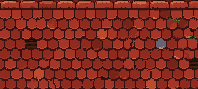
#> input picture godot_pilot/art/work/roof_restored.png, 198 x 89 px
$ python fix_roof.py
#> lines starting #> are read from the running program, lines starting #| are printed output that depends on the picture
### godot_pilot/art/fixlib.py
"""手修共用的小工具：直接改指定座標的像素，並統計每一輪實際改了幾個像素。"""
import os, sys
import numpy as np
from PIL import Image
A = os.path.dirname(os.path.abspath(__file__)); sys.path.insert(0, A)
from palette import PAL

def col(c):
    if isinstance(c, str):
        if c.startswith('#'): return tuple(int(c[i:i + 2], 16) for i in (1, 3, 5))
        return PAL[c]
    return tuple(c)

class Canvas:
    def __init__(self, path):
#> called with path = 'godot_pilot/art/work/roof_restored.png'
        self.a = np.array(Image.open(path).convert('RGBA')); self.base = self.a.copy(); self.mark = self.a.copy(); self.log = []
    def px(self, x, y, c, alpha=255):
        if 0 <= y < self.a.shape[0] and 0 <= x < self.a.shape[1]:
            self.a[y, x] = col(c) + (alpha,) if c is not None else (0, 0, 0, 0)
    def pts(self, pts, c):
        for x, y in pts: self.px(x, y, c)
    def rect(self, x0, y0, x1, y1, c):      # 含端點
        for y in range(y0, y1 + 1):
            for x in range(x0, x1 + 1): self.px(x, y, c)
    def hline(self, x0, x1, y, c): self.rect(x0, y, x1, y, c)
    def vline(self, x, y0, y1, c): self.rect(x, y0, x, y1, c)
    # [5 lines left out: function rows, not called in this run]
    def get(self, x, y): return tuple(self.a[y, x][:3])
    # [12 lines left out: functions swap, move, not called in this run]
    def clone(self):
        o = Canvas.__new__(Canvas); o.a = self.a.copy(); o.base = self.base; o.mark = self.a.copy(); o.log = []; return o
    def end_round(self, name):
        n = int((self.a != self.mark).any(-1).sum()); self.log.append((name, n)); self.mark = self.a.copy(); print(f'  {name}: {n} px'); return n
    def total(self): return int((self.a != self.base).any(-1).sum())
    def save(self, path, rgb=False):
        Image.fromarray(self.a[..., :3] if rgb else self.a).save(path)

def sheet(before, after, boxes, path, k=8, gap=8):
    """左：還原後未修｜右：手修後，k 倍放大並排；boxes = [(x0,y0,x1,y1), ...] 每個區域一列"""
    b = Image.open(before).convert('RGBA'); a = Image.open(after).convert('RGBA')
    bg = Image.new('RGBA', b.size, (60, 60, 70, 255))
    rows = []
    for box in boxes:
        l = Image.alpha_composite(bg.crop(box), b.crop(box)).convert('RGB'); r = Image.alpha_composite(bg.crop(box), a.crop(box).convert('RGBA')).convert('RGB')
        w, h = l.size
        row = Image.new('RGB', (w * k * 2 + gap, h * k), (255, 0, 255))
        row.paste(l.resize((w * k, h * k), Image.NEAREST), (0, 0)); row.paste(r.resize((w * k, h * k), Image.NEAREST), (w * k + gap, 0)); rows.append(row)
    W = max(r.width for r in rows); Ht = sum(r.height for r in rows) + gap * (len(rows) - 1)
    out = Image.new('RGB', (W, Ht), (255, 0, 255)); y = 0
    for r in rows: out.paste(r, (0, y)); y += r.height + gap
    out.save(path)

# [13 lines left out: function zoom, not called in this run]

### godot_pilot/art/palette.py
#!/usr/bin/env python3
"""共用調色盤（64 色）。 python3 art/palette.py → art/palette.png、art/palette.txt
取色來源：現有場景貼圖 ×材質 tint 後的主色（plaza、brick、plaster2、stonewall、w_roof_red2、hero）與概念圖 target.png 的色相，
再手動整理成色階。貼圖畫的是「中性漫射色」：夕陽的橘金與陰影的藍紫由即時光照產生，所以這裡沒有夕陽色的石頭。
暖色階（受光後偏金橘）：R 陶土磚紅、P 灰泥、W 暖石、D 木、L 落葉、H 髮、K 膚；冷色階（陰影裡偏藍紫）：S 冷石、B 斗篷藍、T 圍巾青綠、G 青苔。"""
import os
from PIL import Image, ImageDraw
RAMPS = [
 ('S', '冷石（廣場石板、石縫）', ['25233a', '343545', '55526a', '686272', '797181', '867c84', '9a8d92', 'b3a5a3']),
 ('W', '暖石（牆腳石基、邊石）', ['3c3127', '5c493c', '735b4d', '8c7566', 'a89384']),
 ('R', '陶瓦／紅磚', ['3a1214', '5a1c1a', '772418', '8e2b1e', 'a53627', 'bc4a2e', 'cf6a44', 'c98a78']),
 ('M', '勾縫／灰白', ['aa8f86', 'cba599', 'e2cdb8']),
 ('P', '灰泥', ['8f6f52', 'ab8762', 'bc9875', 'cfad88', 'dcc09c', 'ead6b6']),
 ('D', '木構架／深色外框', ['1c0c08', '2e140c', '45200f', '5f3018', '7d4526', '9a6238']),
 ('G', '青苔', ['2f3f2f', '47603c', '68803f', '8fa052']),
 ('L', '落葉', ['b4421c', 'dc7a22', 'ebb23a']),
 ('H', '頭髮（暗部借用 R0–R2）', ['6e2a26', '94392e', 'b8553a', 'd88a5a']),
 ('K', '皮膚', ['b06d4e', 'd6a07a', 'f0c8a4', 'fbe4cc']),
 ('B', '斗篷藍', ['161a38', '24326a', '35539c', '4f7ac4', '7fa8de']),
 ('T', '圍巾青綠', ['134a48', '1f7566', '36a085', '6cc8a4']),
 ('V', '紫灰石（廣場石板的色差）', ['74607a', '8f7790']),
 ('X', '其他（高光白、鑄鐵黑；腮紅借用 R7）', ['fff6e8', '1a1a24']),
]
def rgb(h): return tuple(int(h[i:i + 2], 16) for i in (0, 2, 4))
PAL = {f'{k}{i}': rgb(h) for k, _, hs in RAMPS for i, h in enumerate(hs)}
# [6 lines left out: function sub, not called in this run]
# [11 lines that do not run on import are left out]

### godot_pilot/art/fix_roof.py
#!/usr/bin/env python3
"""紅屋頂手修：art/work/roof_restored.png（198×89）→ tex/pilot_roof.png ＋ art/sheet_roof.png
每一輪都是 9 倍放大看過後，對指定座標（或以指定座標為種子的那一片瓦）直接改像素。 python3 art/fix_roof.py"""
import os, sys
A = os.path.dirname(os.path.abspath(__file__)); sys.path.insert(0, A)
from fixlib import *
c = Canvas(os.path.join(A, 'work', 'roof_restored.png'))
DARK = {PAL[k] for k in ('R0', 'R1', 'D0', 'D1', 'D2')}
RAMP = ['R1', 'R2', 'R3', 'R4', 'R5', 'R6']
def tile(x, y, base, rim=None, limit=190):
    """重畫一片瓦：從種子 (x, y) 出發，把被深色瓦縫圍住的整片瓦塗成 base，貼著下緣瓦縫的那一列塗成 rim（瓦的厚邊，亮一階）"""
    if c.get(x, y) in DARK: print('  !! seed on outline', x, y); return
    if rim is None: rim = RAMP[min(RAMP.index(base) + 1, 5)] if base in RAMP else base
    st = [(x, y)]; seen = {(x, y)}
    while st:
        cx, cy = st.pop()
        for dx, dy in ((1, 0), (-1, 0), (0, 1), (0, -1)):
            nx, ny = cx + dx, cy + dy
            if 0 <= nx < 198 and 0 <= ny < 89 and (nx, ny) not in seen and c.get(nx, ny) not in DARK: seen.add((nx, ny)); st.append((nx, ny))
        if len(seen) > limit: print('  !! tile leak', x, y); return
    for px_, py_ in seen:
        below_dark = py_ + 1 < 89 and c.get(px_, py_ + 1) in DARK and (px_, py_ + 1) not in seen
        c.px(px_, py_, rim if below_dark else base)

# ================================================================ 第 1 輪
# --- 斑駁的瓦（量化後一片瓦裡兩三個顏色交錯成亂點）：逐片重畫成單一底色＋下緣亮邊
for x, y, b in [(48, 22, 'R4'), (130, 24, 'R2'), (110, 72, 'R2'), (182, 24, 'R2'), (178, 52, 'R4'), (20, 84, 'R3'), (96, 42, 'R2'), (136, 34, 'R3'),
                (62, 4, 'R4'), (100, 4, 'R4'), (150, 4, 'R5'), (22, 4, 'R4'), (186, 4, 'R4'), (128, 42, 'R4'), (190, 50, 'R3')]:
    tile(x, y, b)
#> this loop made 15 passes
#> rim in tile on passes 1 to 12: 'R5', 'R3', 'R3', 'R3', 'R5', 'R4', 'R3', 'R4', 'R5', 'R5', 'R6', 'R5'
# --- 色差太少（幾乎全是同兩階紅）：挑出散開的瓦片改底色——褪色偏粉的舊瓦、偏橘的新補瓦、燒得較深的瓦
for x, y, b in [(8, 13, 'R2'), (40, 13, 'R5'), (72, 13, 'R3'), (118, 13, 'R2'), (160, 13, 'R4'), (190, 13, 'R5'),
                (14, 24, 'R4'), (86, 24, 'R2'), (112, 24, 'R5'), (152, 24, 'R4'),
                (4, 34, 'R2'), (24, 34, 'R4'), (56, 34, 'R2'), (104, 34, 'R5'), (170, 34, 'R2'),
                (8, 44, 'R4'), (60, 44, 'R2'), (112, 44, 'R4'), (144, 44, 'R2'), (176, 44, 'R5'),
                (14, 54, 'R2'), (46, 54, 'R5'), (78, 54, 'R2'), (124, 54, 'R4'), (160, 54, 'R2'),
                (6, 64, 'R4'), (58, 64, 'R2'), (90, 64, 'R4'), (132, 64, 'R5'), (166, 64, 'R2'),
                (22, 74, 'R2'), (70, 74, 'R4'), (104, 74, 'R2'), (150, 74, 'R4'), (186, 74, 'R2'),
                (36, 84, 'R4'), (86, 84, 'R2'), (120, 84, 'R5'), (170, 84, 'R3')]:
    tile(x, y, b)
#> this loop made 39 passes
tile(96, 24, 'R7', 'M1'); tile(30, 64, 'R7', 'M1'); tile(144, 84, 'R7', 'M1')          # 褪色偏粉的舊瓦
tile(40, 74, 'R6', 'R7'); tile(154, 34, 'R6', 'R7')                                    # 兩片較新的橘色補瓦
# --- 灰色補瓦（石板瓦）：原本下緣有粉色雜點，重畫成灰階＋亮邊
tile(158, 44, 'S4', 'S6')
c.end_round('round1 tiles repaint/variation')
#> in end_round, `n = int((self.a != self.mark).any(-1).sum())`: n = 3491
#> in end_round, `self.mark = self.a.copy()`:
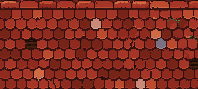
#> self.mark: shape (89, 198, 4); mean R, G, B, A 128.7, 43.9, 32.3, 255
#|   round1 tiles repaint/variation: 3491 px
if os.path.exists(os.path.join(A, 'fix_roof_r2.py')): exec(open(os.path.join(A, 'fix_roof_r2.py')).read())
c.save(os.path.join(A, 'work', 'roof_fixed.png'), rgb=True)
c.save(os.path.join(A, '..', 'tex', 'pilot_roof.png'), rgb=True)
print('total changed', c.total())
sheet(os.path.join(A, 'work', 'roof_restored.png'), os.path.join(A, 'work', 'roof_fixed.png'), [(0, 0, 100, 50), (98, 0, 198, 50), (40, 39, 140, 89)], os.path.join(A, 'sheet_roof.png'), k=8)
#> in sheet, `bg = Image.new('RGBA', b.size, (60, 60, 70, 255))`:
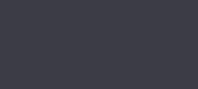
#> bg: PIL image 198x89 RGBA; mean R, G, B, A 60, 60, 70, 255
#> the loop in sheet, `for box in boxes:` made 3 passes
#> pass 1, in sheet, `row = Image.new('RGB', (w * k * 2 + gap, h * k), (255, 0, 255))`:
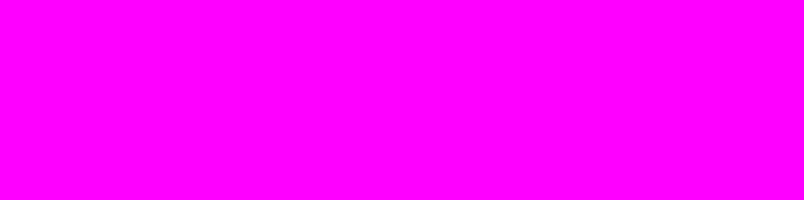
#> row: PIL image 1608x400 RGB (shown at 1/2 size); mean R, G, B 255, 0, 255
#> after the loop in sheet, `for box in boxes:`:
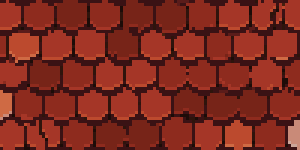
#> r: PIL image 100x50 RGB (shown 3 times larger); mean R, G, B 127.1, 42, 30.8
#> after the loop in sheet, `for box in boxes:`:
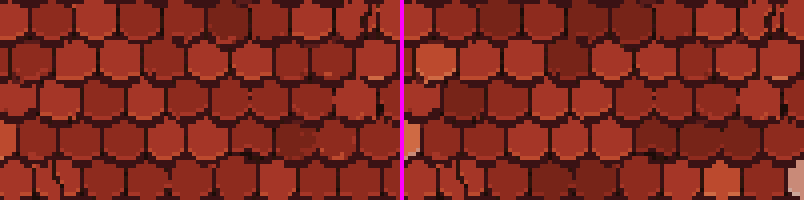
#> row: PIL image 1608x400 RGB (shown at 1/2 size); mean R, G, B 128.1, 41.2, 31.6
#> after the loop in sheet, `for box in boxes:`: rows = 3 items
#> in sheet, `W = max((r.width for r in rows))`: W = 1608
#> in sheet, `Ht = sum((r.height for r in rows)) + gap * (len(rows) - 1)`: Ht = 1216
#> in sheet, `out = Image.new('RGB', (W, Ht), (255, 0, 255))`:
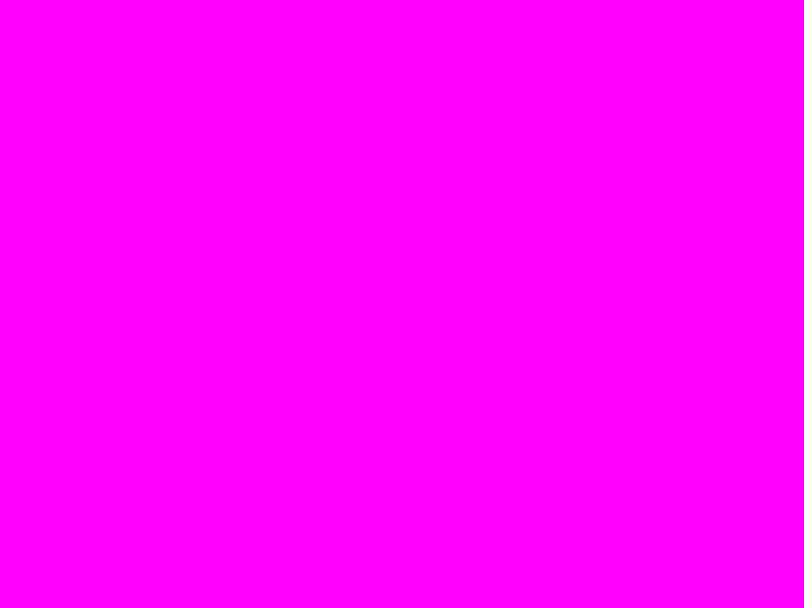
#> out: PIL image 1608x1216 RGB (shown at 1/2 size); mean R, G, B 255, 0, 255
#> the loop in sheet, `for r in rows: out.paste(r, (0, y)); y += r.height + gap` made 3 passes
#> y on passes 1 to 3: 408, 816, 1224
#> after the loop in sheet, `for r in rows: out.paste(r, (0, y)); y += r.height + gap`:
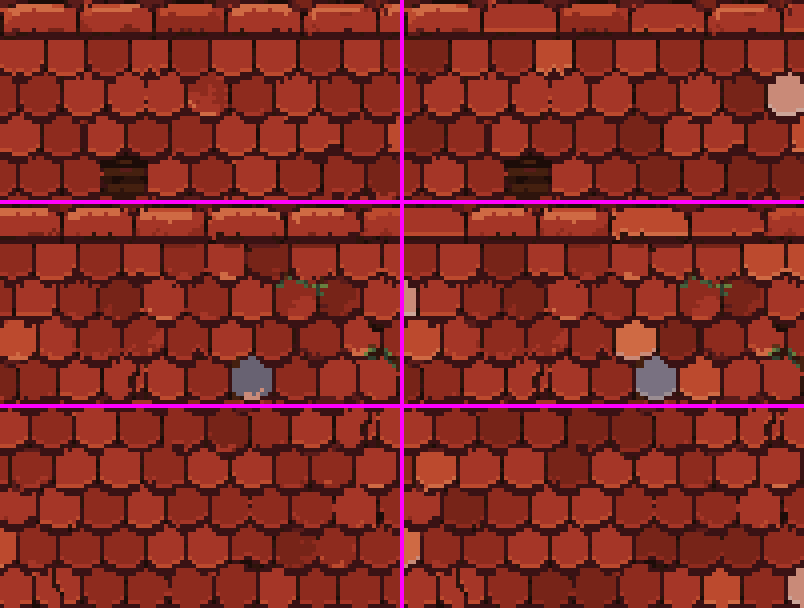
#> out: PIL image 1608x1216 RGB (shown at 1/2 size); mean R, G, B 130.9, 42.6, 36
#> after the loop in sheet, `for r in rows: out.paste(r, (0, y)); y += r.height + gap`: y = 1224
